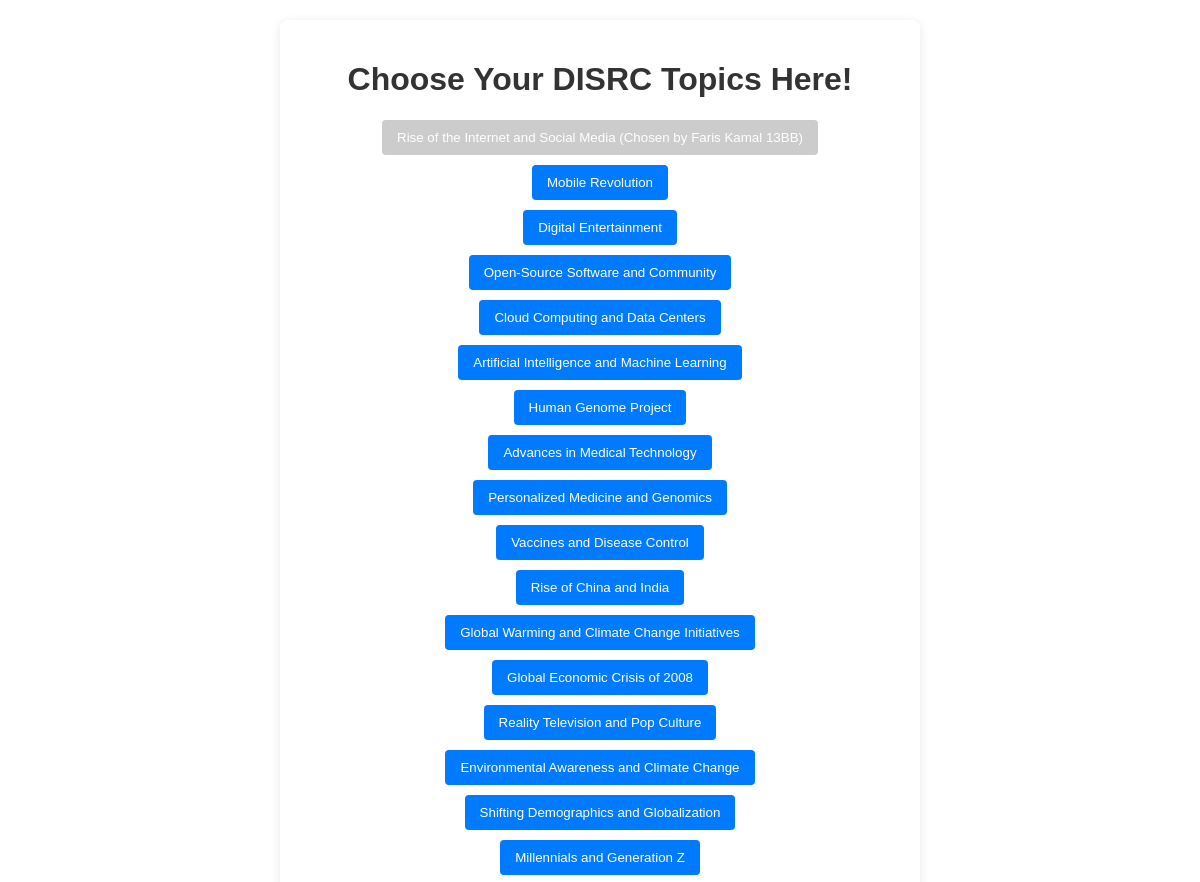
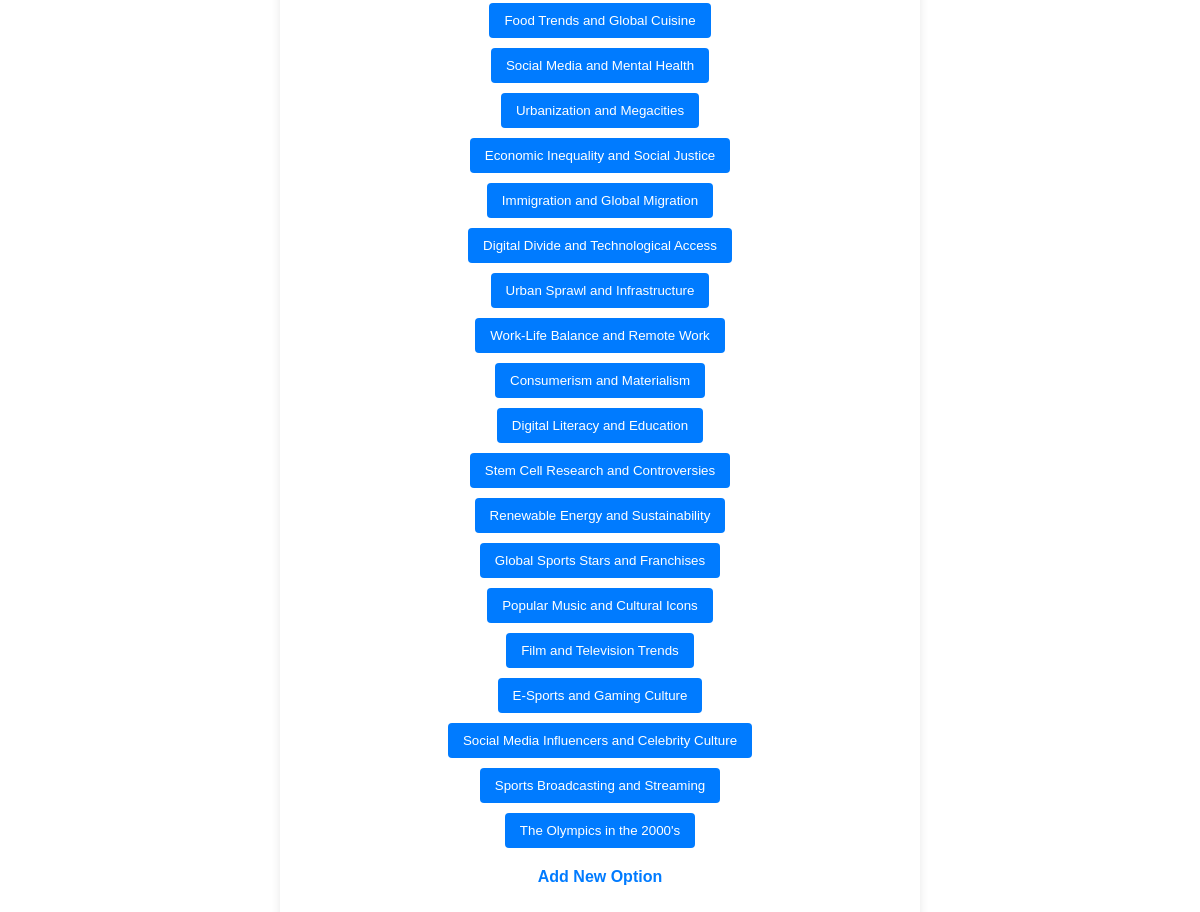
The page / on the database its author committed (2 pictures, top to bottom).
### tables this page shows
CREATE TABLE votes (id INTEGER PRIMARY KEY, voter_name TEXT UNIQUE, option_id INTEGER);

CREATE TABLE options (id INTEGER PRIMARY KEY, option TEXT UNIQUE, selected INTEGER DEFAULT 0);

### app.py (the view)
@app.route('/')
def poll():
    options = get_poll_options()
    return render_template('poll.html', options=options)

### app.py (called while the page is built)
def get_poll_options():
    conn = sqlite3.connect(DATABASE)
    c = conn.cursor()
    c.execute("""
        SELECT options.id, options.option, options.selected, votes.voter_name
        FROM options
        LEFT JOIN votes ON options.id = votes.option_id
    """)
    options = c.fetchall()
    conn.close()
    return options

### templates/poll.html (shortened to what this page needs)
<!DOCTYPE html>
<html lang="en">
<head>
  <link rel="stylesheet" href="{{ url_for('static', filename='style.css') }}">
</head>
<body>
  <div class="container">
    <h1>Choose Your DISRC Topics Here!</h1>
    <div id="poll-options">
      {% for option in options %}
        <div class="option">
          {% if option[2] == 0 %}
            <a href="{{ url_for('choose', option_id=option[0]) }}">
              <button class="vote-button">{{ option[1] }}</button>
            </a>
          {% else %}
            <button class="vote-button disabled" disabled>
              {{ option[1] }} (Chosen by {{ option[3] }})
            </button>
          {% endif %}
        </div>
      {% endfor %}
    </div>
    <a class="add-option" href="{{ url_for('add') }}">Add New Option</a>
  </div>
</body>
</html>

### static/style.css (style rules this page uses)
body { font-family: Arial, sans-serif; background-color: #ffffff; margin: 0; padding: 20px; }
.container { max-width: 600px; margin: auto; background: white; padding: 20px; border-radius: 8px; box-shadow: 0 2px 10px rgba(0, 0, 0, 0.1); }
h1, h3, h4 { text-align: center; color: #333; }
#poll-options { margin-top: 20px; }
.option { margin: 10px 0; text-align: center; }
.vote-button { background-color: #007BFF; color: white; border: none; border-radius: 4px; padding: 10px 15px; cursor: pointer; transition: background-color 0.3s; }
.vote-button.disabled { background-color: #ccc; cursor: not-allowed; }
.add-option { display: block; margin: 20px auto; text-align: center; color: #007BFF; text-decoration: none; font-weight: bold; }

### rows shown on the page
votes: option "Rise of the Internet and Social Media", voter_name "Faris Kamal 13BB"
options: option "Mobile Revolution"
options: option "Digital Entertainment"
options: option "Open-Source Software and Community"
options: option "Cloud Computing and Data Centers"
options: option "Artificial Intelligence and Machine Learning"
options: option "Human Genome Project"
options: option "Advances in Medical Technology"
options: option "Personalized Medicine and Genomics"
options: option "Vaccines and Disease Control"
options: option "Rise of China and India"
options: option "Global Warming and Climate Change Initiatives"
options: option "Global Economic Crisis of 2008"
options: option "Reality Television and Pop Culture"
options: option "Environmental Awareness and Climate Change"
options: option "Shifting Demographics and Globalization"
options: option "Millennials and Generation Z"
options: option "Food Trends and Global Cuisine"
options: option "Social Media and Mental Health"
options: option "Urbanization and Megacities"
options: option "Economic Inequality and Social Justice"
options: option "Immigration and Global Migration"
options: option "Digital Divide and Technological Access"
options: option "Urban Sprawl and Infrastructure"
options: option "Work-Life Balance and Remote Work"
options: option "Consumerism and Materialism"
options: option "Digital Literacy and Education"
options: option "Stem Cell Research and Controversies"
options: option "Renewable Energy and Sustainability"
options: option "Global Sports Stars and Franchises"
options: option "Popular Music and Cultural Icons"
options: option "Film and Television Trends"
options: option "E-Sports and Gaming Culture"
options: option "Social Media Influencers and Celebrity Culture"
options: option "Sports Broadcasting and Streaming"
options: option "The Olympics in the 2000's"
